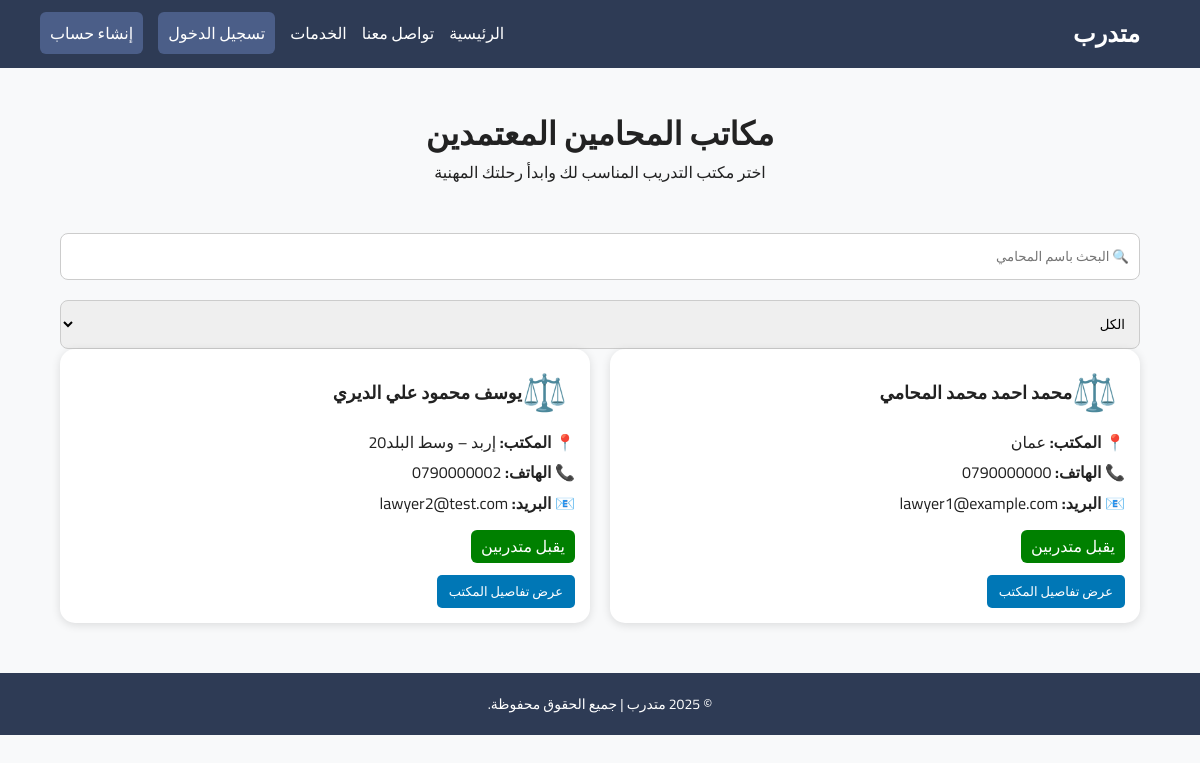
/specializations/lawyers/lawyers_offices.php, run on the app's committed database.
### tables this page shows
CREATE TABLE `lawyers` (
  `lawyer_id` int(11) NOT NULL,
  `user_id` int(11) NOT NULL,
  `syndicate_id` int(11) DEFAULT NULL,
  `office_address` varchar(255) DEFAULT NULL,
  `password` varchar(255) NOT NULL,
  `verified` tinyint(1) NOT NULL DEFAULT 0,
  `created_at` datetime NOT NULL DEFAULT current_timestamp(),
  `updated_at` datetime NOT NULL DEFAULT current_timestamp() ON UPDATE current_timestamp(),
  `full_name` varchar(200) DEFAULT NULL,
  `first_name` varchar(100) DEFAULT NULL,
  `father_name` varchar(100) DEFAULT NULL,
  `grandfather_name` varchar(100) DEFAULT NULL,
  `family_name` varchar(100) DEFAULT NULL,
  `national_id` varchar(30) DEFAULT NULL,
  `phone` varchar(30) DEFAULT NULL,
  `email` varchar(150) DEFAULT NULL,
  `home_address` varchar(255) DEFAULT NULL,
  `no_conviction_doc` varchar(255) DEFAULT NULL,
  `good_conduct_doc` varchar(255) DEFAULT NULL,
  `social_security` enum('نعم','لا') DEFAULT 'لا',
  `highschool_certificate` varchar(10) DEFAULT 'لا',
  `university_degree` varchar(10) DEFAULT 'لا',
  `social_security_number` varchar(100) DEFAULT NULL
);

CREATE TABLE `users` (
  `user_id` int(11) NOT NULL,
  `full_name` varchar(200) NOT NULL,
  `national_id` varchar(30) NOT NULL,
  `phone` varchar(30) DEFAULT NULL,
  `email` varchar(150) DEFAULT NULL,
  `address` varchar(255) DEFAULT NULL,
  `password` varchar(255) NOT NULL,
  `role` enum('trainee','lawyer','admin','syndicate_admin') NOT NULL DEFAULT 'trainee',
  `created_at` datetime NOT NULL DEFAULT current_timestamp(),
  `updated_at` datetime NOT NULL DEFAULT current_timestamp() ON UPDATE current_timestamp(),
  `profile_completed` tinyint(1) NOT NULL DEFAULT 0,
  `profile_completed_at` datetime DEFAULT NULL
);

### specializations/lawyers/lawyers_offices.php (the view, shortened to what this page needs)
<!DOCTYPE html>
<html lang="ar" dir="rtl">
<head>
<link rel="stylesheet" href="../../assets/css/style.css">
<link rel="stylesheet" href="../../assets/css/lawyers.css">
</head>
<body>
<?php include("../../includes/header.php"); ?>
<div class="container">
<div class="page-header">
    <h1>مكاتب المحامين المعتمدين</h1>
    <p>اختر مكتب التدريب المناسب لك وابدأ رحلتك المهنية</p>
</div>
<div class="filters">
    <input type="text" placeholder="🔍 البحث باسم المحامي">
    <select>
        <option>الكل</option>
    </select>
</div>
<div class="lawyers-grid">
<?php
$q = $pdo->query("
    SELECT
        l.*,
        u.full_name
    FROM lawyers l
    LEFT JOIN users u ON u.user_id = l.user_id
    WHERE l.verified = 1
");
while ($lawyer = $q->fetch(PDO::FETCH_ASSOC)):
$status = ($lawyer['verified']) ? "يقبل متدربين" : "مغلق";
$tagClass = ($lawyer['verified']) ? "" : "closed";
?>
<div class="lawyer-card">
    <div class="lawyer-header">
        <div class="lawyer-avatar">⚖️</div>
        <div class="lawyer-name">
            <?= htmlspecialchars($lawyer['full_name']) ?>
        </div>
    </div>
    <div class="lawyer-info">
        <p><strong>📍 المكتب:</strong> <?= htmlspecialchars($lawyer['office_address']) ?></p>
        <p><strong>📞 الهاتف:</strong> <?= htmlspecialchars($lawyer['phone']) ?></p>
        <p><strong>📧 البريد:</strong> <?= htmlspecialchars($lawyer['email']) ?></p>
        <span class="tag <?= $tagClass ?>">
            <?= $status ?>
        </span>
    </div>
<?php if ($lawyer['verified']): ?>
    <a href="lawyer_profile.php?id=<?= $lawyer['lawyer_id'] ?>" class="btn">
        عرض تفاصيل المكتب
    </a>
<?php else: ?>
    <a class="btn disabled">لا يقبل حالياً</a>
<?php endif; ?>
</div>
<?php endwhile; ?>
</div>
</div>
<?php include("../../includes/footer.php"); ?>
</body>
</html>

### assets/css/style.css (style rules this page uses)
:root { --primary: #2e3b55; --secondary: #4b5e88; --light-bg: #f8f9fa; --text: #222; }
* { margin: 0; padding: 0; box-sizing: border-box; font-family: 'Cairo', sans-serif; }
body { background-color: var(--light-bg); color: var(--text); line-height: 1.6; }
input, select, textarea { width: 100%; padding: 10px; margin-top: 8px; border: 1px solid #ccc; border-radius: 8px; }

### assets/css/lawyers.css (style rules this page uses)
.container { width: 90%; max-width: 1100px; margin: auto; }
.page-header, .hero-lawyers { text-align: center; margin: 40px 0; }
.btn { background: #0077b6; color: white; padding: 10px 18px; border-radius: 8px; text-decoration: none; display: inline-block; margin-top: 12px; }
.lawyers-grid { display: grid; grid-template-columns: repeat(auto-fit, minmax(280px, 1fr)); gap: 20px; }
.lawyer-card { background: white; border-radius: 15px; padding: 15px; box-shadow: 0 2px 10px rgba(0,0,0,.12); }
.lawyer-header { display: flex; align-items: center; margin-bottom: 8px; }
.lawyer-avatar { font-size: 36px; margin-right: 8px; }
.lawyer-name { font-weight: bold; font-size: 18px; }
.lawyer-info p { margin: 5px 0; }
.tag { display: inline-block; background: green; color: white; padding: 4px 10px; border-radius: 6px; margin-top: 8px; }
body { margin: 0; font-family: "Tajawal", Arial, sans-serif; background: #f5f7fb; direction: rtl; color: #333; }
a { text-decoration: none; color: inherit; }
.btn { padding: 7px 15px; border-radius: 6px; color: #fff; border: none; cursor: pointer; font-size: 13px; }
body { font-family: Arial; background:#f5f7fa; }
input, textarea { width:100%; padding:7px; margin:6px 0 12px; }
.btn { padding:6px 12px; border-radius:5px; color:white; text-decoration:none; }

### data on the page
lawyers: user.full_name "محمد احمد محمد المحامي", office_address "عمان", phone "0790000000", email "lawyer1@example.com", verified "يقبل متدربين"
lawyers: user.full_name "يوسف محمود علي الديري", office_address "إربد – وسط البلد20", phone "0790000002", email "lawyer2@test.com", verified "يقبل متدربين"
